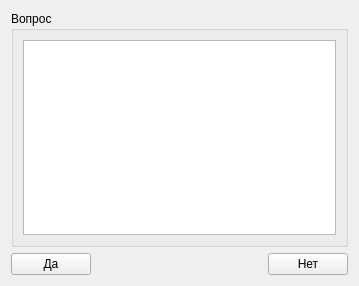
<?xml version="1.0" encoding="UTF-8"?>
<ui version="4.0">
 <class>InfoMsgQuestion</class>
 <widget class="QWidget" name="InfoMsgQuestion">
  <property name="geometry">
   <rect>
    <x>0</x>
    <y>0</y>
    <width>359</width>
    <height>286</height>
   </rect>
  </property>
  <property name="windowTitle">
   <string>Вопрос</string>
  </property>
  <layout class="QGridLayout" name="gridLayout_2">
   <item row="0" column="0">
    <layout class="QVBoxLayout" name="verticalLayout">
     <item>
      <widget class="QGroupBox" name="groupBox">
       <property name="title">
        <string>Вопрос</string>
       </property>
       <layout class="QGridLayout" name="gridLayout">
        <item row="0" column="0">
         <widget class="QTextEdit" name="textEdit"/>
        </item>
       </layout>
      </widget>
     </item>
     <item>
      <layout class="QHBoxLayout" name="horizontalLayout">
       <item>
        <widget class="QPushButton" name="pushButtonYes">
         <property name="text">
          <string>Да</string>
         </property>
        </widget>
       </item>
       <item>
        <spacer name="horizontalSpacer">
         <property name="orientation">
          <enum>Qt::Horizontal</enum>
         </property>
         <property name="sizeHint" stdset="0">
          <size>
           <width>40</width>
           <height>20</height>
          </size>
         </property>
        </spacer>
       </item>
       <item>
        <widget class="QPushButton" name="pushButtonNo">
         <property name="text">
          <string>Нет</string>
         </property>
        </widget>
       </item>
      </layout>
     </item>
    </layout>
   </item>
  </layout>
 </widget>
 <resources/>
 <connections/>
</ui>
